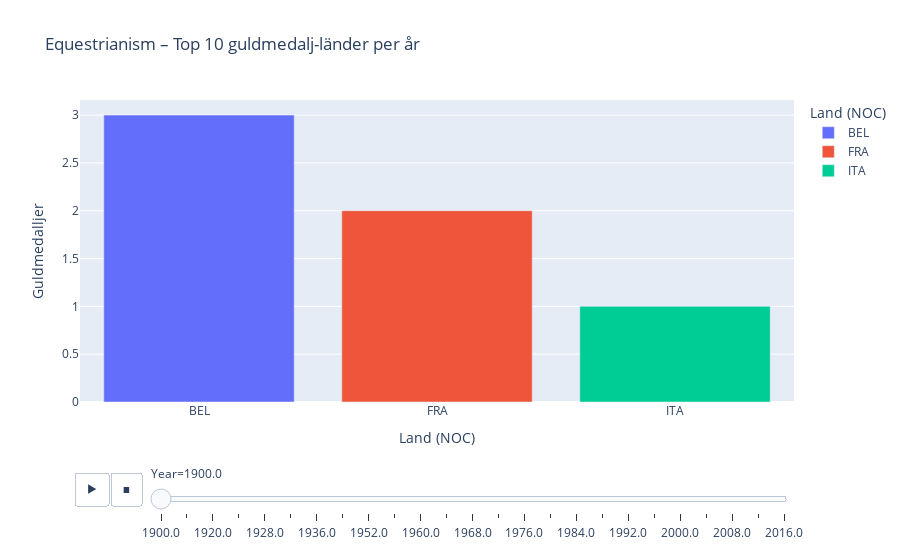

Here is the notebook cell this chart was saved with:
### Code cell
fig = px.bar(
    top10_historical_equestrianism,
    x="NOC",
    y="Gold",
    color="NOC",  # eller "NOC" om du hellre vill det
    animation_frame="Year",   # gör så du kan "bläddra" år för år
    title="Equestrianism – Top 10 guldmedalj-länder per år",
    labels={"Gold": "Guldmedalljer", "NOC": "Land (NOC)"}
)

fig.show()

### Figure 1 — Plotly figure (JSON) as saved in the notebook; plotly's stock layout.template omitted (floating-point values rounded to 4 significant figures)
{"data": [{"hovertemplate": "Land (NOC)=%{x}<br>Year=1900.0<br>Guldmedalljer=%{y}<extra></extra>", "legendgroup": "BEL", "marker": {"color": "#636efa", "pattern": {"shape": ""}}, "name": "BEL", "orientation": "v", "showlegend": true, "textposition": "auto", "type": "bar", "x": ["BEL"], "xaxis": "x", "y": [3], "yaxis": "y"}, {"hovertemplate": "Land (NOC)=%{x}<br>Year=1900.0<br>Guldmedalljer=%{y}<extra></extra>", "legendgroup": "FRA", "marker": {"color": "#EF553B", "pattern": {"shape": ""}}, "name": "FRA", "orientation": "v", "showlegend": true, "textposition": "auto", "type": "bar", "x": ["FRA"], "xaxis": "x", "y": [2], "yaxis": "y"}, {"hovertemplate": "Land (NOC)=%{x}<br>Year=1900.0<br>Guldmedalljer=%{y}<extra></extra>", "legendgroup": "ITA", "marker": {"color": "#00cc96", "pattern": {"shape": ""}}, "name": "ITA", "orientation": "v", "showlegend": true, "textposition": "auto", "type": "bar", "x": ["ITA"], "xaxis": "x", "y": [1], "yaxis": "y"}], "layout": {"barmode": "relative", "legend": {"title": {"text": "Land (NOC)"}, "tracegroupgap": 0}, "sliders": [{"active": 0, "currentvalue": {"prefix": "Year="}, "len": 0.9, "pad": {"b": 10, "t": 60}, "steps": [{"args": [["1900.0"], {"frame": {"duration": 0, "redraw": true}, "fromcurrent": true, "mode": "immediate", "transition": {"duration": 0, "easing": "linear"}}], "label": "1900.0", "method": "animate"}, {"args": [["1912.0"], {"frame": {"duration": 0, "redraw": true}, "fromcurrent": true, "mode": "immediate", "transition": {"duration": 0, "easing": "linear"}}], "label": "1912.0", "method": "animate"}, {"args": [["1920.0"], {"frame": {"duration": 0, "redraw": true}, "fromcurrent": true, "mode": "immediate", "transition": {"duration": 0, "easing": "linear"}}], "label": "1920.0", "method": "animate"}, {"args": [["1924.0"], {"frame": {"duration": 0, "redraw": true}, "fromcurrent": true, "mode": "immediate", "transition": {"duration": 0, "easing": "linear"}}], "label": "1924.0", "method": "animate"}, {"args": [["1928.0"], {"frame": {"duration": 0, "redraw": true}, "fromcurrent": true, "mode": "immediate", "transition": {"duration": 0, "easing": "linear"}}], "label": "1928.0", "method": "animate"}, {"args": [["1932.0"], {"frame": {"duration": 0, "redraw": true}, "fromcurrent": true, "mode": "immediate", "transition": {"duration": 0, "easing": "linear"}}], "label": "1932.0", "method": "animate"}, {"args": [["1936.0"], {"frame": {"duration": 0, "redraw": true}, "fromcurrent": true, "mode": "immediate", "transition": {"duration": 0, "easing": "linear"}}], "label": "1936.0", "method": "animate"}, {"args": [["1948.0"], {"frame": {"duration": 0, "redraw": true}, "fromcurrent": true, "mode": "immediate", "transition": {"duration": 0, "easing": "linear"}}], "label": "1948.0", "method": "animate"}, {"args": [["1952.0"], {"frame": {"duration": 0, "redraw": true}, "fromcurrent": true, "mode": "immediate", "transition": {"duration": 0, "easing": "linear"}}], "label": "1952.0", "method": "animate"}, {"args": [["1956.0"], {"frame": {"duration": 0, "redraw": true}, "fromcurrent": true, "mode": "immediate", "transition": {"duration": 0, "easing": "linear"}}], "label": "1956.0", "method": "animate"}, {"args": [["1960.0"], {"frame": {"duration": 0, "redraw": true}, "fromcurrent": true, "mode": "immediate", "transition": {"duration": 0, "easing": "linear"}}], "label": "1960.0", "method": "animate"}, {"args": [["1964.0"], {"frame": {"duration": 0, "redraw": true}, "fromcurrent": true, "mode": "immediate", "transition": {"duration": 0, "easing": "linear"}}], "label": "1964.0", "method": "animate"}, {"args": [["1968.0"], {"frame": {"duration": 0, "redraw": true}, "fromcurrent": true, "mode": "immediate", "transition": {"duration": 0, "easing": "linear"}}], "label": "1968.0", "method": "animate"}, {"args": [["1972.0"], {"frame": {"duration": 0, "redraw": true}, "fromcurrent": true, "mode": "immediate", "transition": {"duration": 0, "easing": "linear"}}], "label": "1972.0", "method": "animate"}, {"args": [["1976.0"], {"frame": {"duration": 0, "redraw": true}, "fromcurrent": true, "mode": "immediate", "transition": {"duration": 0, "easing": "linear"}}], "label": "1976.0", "method": "animate"}, {"args": [["1980.0"], {"frame": {"duration": 0, "redraw": true}, "fromcurrent": true, "mode": "immediate", "transition": {"duration": 0, "easing": "linear"}}], "label": "1980.0", "method": "animate"}, {"args": [["1984.0"], {"frame": {"duration": 0, "redraw": true}, "fromcurrent": true, "mode": "immediate", "transition": {"duration": 0, "easing": "linear"}}], "label": "1984.0", "method": "animate"}, {"args": [["1988.0"], {"frame": {"duration": 0, "redraw": true}, "fromcurrent": true, "mode": "immediate", "transition": {"duration": 0, "easing": "linear"}}], "label": "1988.0", "method": "animate"}, {"args": [["1992.0"], {"frame": {"duration": 0, "redraw": true}, "fromcurrent": true, "mode": "immediate", "transition": {"duration": 0, "easing": "linear"}}], "label": "1992.0", "method": "animate"}, {"args": [["1996.0"], {"frame": {"duration": 0, "redraw": true}, "fromcurrent": true, "mode": "immediate", "transition": {"duration": 0, "easing": "linear"}}], "label": "1996.0", "method": "animate"}, {"args": [["2000.0"], {"frame": {"duration": 0, "redraw": true}, "fromcurrent": true, "mode": "immediate", "transition": {"duration": 0, "easing": "linear"}}], "label": "2000.0", "method": "animate"}, {"args": [["2004.0"], {"frame": {"duration": 0, "redraw": true}, "fromcurrent": true, "mode": "immediate", "transition": {"duration": 0, "easing": "linear"}}], "label": "2004.0", "method": "animate"}, {"args": [["2008.0"], {"frame": {"duration": 0, "redraw": true}, "fromcurrent": true, "mode": "immediate", "transition": {"duration": 0, "easing": "linear"}}], "label": "2008.0", "method": "animate"}, {"args": [["2012.0"], {"frame": {"duration": 0, "redraw": true}, "fromcurrent": true, "mode": "immediate", "transition": {"duration": 0, "easing": "linear"}}], "label": "2012.0", "method": "animate"}, {"args": [["2016.0"], {"frame": {"duration": 0, "redraw": true}, "fromcurrent": true, "mode": "immediate", "transition": {"duration": 0, "easing": "linear"}}], "label": "2016.0", "method": "animate"}], "x": 0.1, "xanchor": "left", "y": 0, "yanchor": "top"}], "title": {"text": "Equestrianism – Top 10 guldmedalj-länder per år"}, "updatemenus": [{"buttons": [{"args": [null, {"frame": {"duration": 500, "redraw": true}, "fromcurrent": true, "mode": "immediate", "transition": {"duration": 500, "easing": "linear"}}], "label": "&#9654;", "method": "animate"}, {"args": [[null], {"frame": {"duration": 0, "redraw": true}, "fromcurrent": true, "mode": "immediate", "transition": {"duration": 0, "easing": "linear"}}], "label": "&#9724;", "method": "animate"}], "direction": "left", "pad": {"r": 10, "t": 70}, "showactive": false, "type": "buttons", "x": 0.1, "xanchor": "right", "y": 0, "yanchor": "top"}], "xaxis": {"anchor": "y", "categoryarray": ["BEL", "FRA", "ITA", "SWE", "NED", "SUI", "GER", "ESP", "TCH", "USA", "JPN", "MEX", "GBR", "AUS", "URS", "CAN", "FRG", "AUT", "POL", "NZL", "BRA"], "categoryorder": "array", "domain": [0, 1], "title": {"text": "Land (NOC)"}}, "yaxis": {"anchor": "x", "domain": [0, 1], "title": {"text": "Guldmedalljer"}}}}
